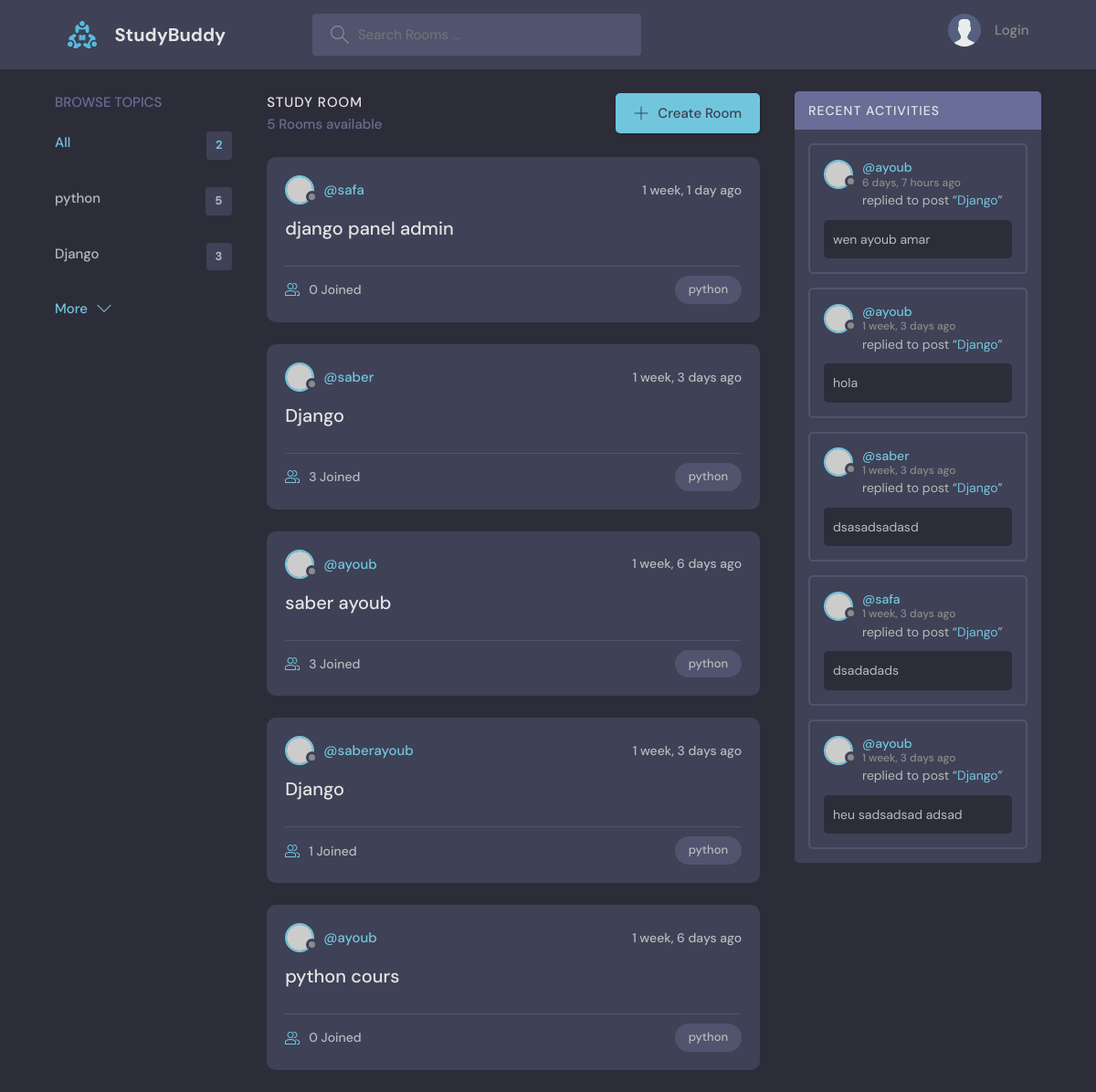
Page /?q=python on the earlier database version.
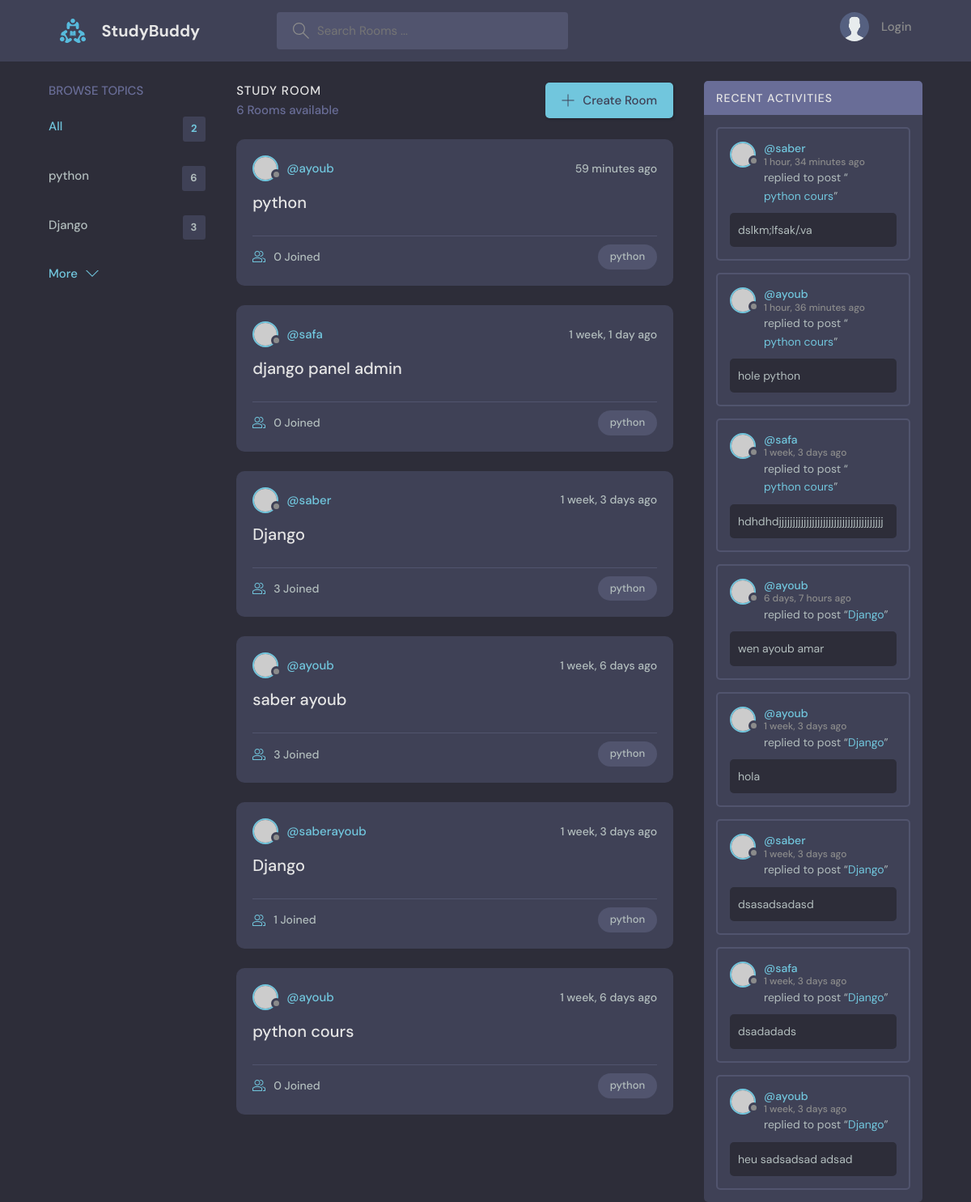
Same page on the later database version.
### base/models.py (models this page shows, shortened)
class Topic(models.Model):
    name = models.CharField(max_length=200)

class Room(models.Model):
    host = models.ForeignKey(User, on_delete=models.SET_NULL,null=True)
    topic = models.ForeignKey(Topic, on_delete=models.SET_NULL,null=True)
    name= models.CharField(max_length=200)
    description = models.TextField(null=True, blank=True)
    participants = models.ManyToManyField(User,related_name='participants',blank=True)
    updated = models.DateTimeField(auto_now=True)
    created = models.DateTimeField(auto_now_add=True)
    def __str__(self):
        return self.name
    class Meta:
        ordering = ['-updated','-created']

class Message(models.Model):
    user = models.ForeignKey(User, on_delete=models.CASCADE)
    room = models.ForeignKey(Room,on_delete= models.CASCADE)
    body = models.TextField()
    updated = models.DateTimeField(auto_now=True)
    created = models.DateTimeField(auto_now_add=True)
    class Meta:
        ordering = ['-updated','-created']

### base/views.py (the view)
# urls.py: path('', views.home, name="home"),
def home(request):
    q = request.GET.get('q') if request.GET.get('q') != None else ''
    rooms = Room.objects.filter(
        Q(topic__name__icontains=q)|
        Q(name__icontains=q)|
        Q(description__icontains=q)
    )
    room_count = rooms.count()
    topics = Topic.objects.all()
    room_messages= Message.objects.filter(Q(room__topic__name__icontains=q))
    context = {'rooms':rooms,'topics':topics,'room_count':room_count,'room_messages':room_messages}
    return render(request, 'base/home.html',context,)

### base/templates/base/home.html (shortened to what this page needs)
{% extends 'main.html' %}
{% block content %}
    <main class="layout layout--3">
      <div class="container">
        {% include 'base/topics_component.html' %}
        <div class="roomList">
          <div class="roomList__header">
            <div>
              <h2>Study Room</h2>
              <p>{{room_count}} Rooms available</p>
            </div>
            <a class="btn btn--main" href="{% url 'create-room' %}">
              <svg version="1.1" xmlns="http://www.w3.org/2000/svg" width="32" height="32" viewBox="0 0 32 32">
                <title>add</title>
                <path
                  d="M16.943 0.943h-1.885v14.115h-14.115v1.885h14.115v14.115h1.885v-14.115h14.115v-1.885h-14.115v-14.115z"
                ></path>
              </svg>
              Create Room
            </a>
          </div>
          {% include 'base/feed_component.html' %}
        </div>
        {% include 'base/activity_component.html' %}
      </div>
    </main>
{% endblock %}

### base/templates/base/topics_component.html
    <div class="topics">
        <div class="topics__header">
        <h2>Browse Topics</h2>
        </div>
        <ul class="topics__list">
        <li>
            <a href="/" class="active">All <span>{{topics.count}}</span></a>
        </li>
        {% for topic in topics %}
        <li>
            <a href="{% url 'home' %}?q={{topic.name}}">{{topic.name}} <span>{{topic.room_set.all.count}}</span></a>
        </li>
        {% endfor %}
        </ul>
        <a class="btn btn--link" href="topics.html">
        More
        <svg version="1.1" xmlns="http://www.w3.org/2000/svg" width="32" height="32" viewBox="0 0 32 32">
            <title>chevron-down</title>
            <path d="M16 21l-13-13h-3l16 16 16-16h-3l-13 13z"></path>
        </svg>
        </a>
    </div>

### base/templates/base/feed_component.html (shortened to what this page needs)
{% for room in rooms %}
<div class="roomListRoom">
            <div class="roomListRoom__header">
              <a href="{% url 'user-profile' room.host.id %}" class="roomListRoom__author">
                <div class="avatar avatar--small">
                  <img src="https://randomuser.me/api/portraits/women/11.jpg" />
                </div>
                <span>@{{room.host.username}}</span>
              </a>
              <div class="roomListRoom__actions">
                <span>{{room.created|timesince}} ago</span>
              </div>
            </div>
            <div class="roomListRoom__content">
              <a href="{% url 'room' room.id %}">{{room.name}}</a>
            </div>
            <div class="roomListRoom__meta">
              <a href="{% url 'room' room.id %}"class="roomListRoom__joined">
                {{room.participants.all.count}} Joined
              </a>
              <p class="roomListRoom__topic">{{room.topic.name}}</p>
            </div>
          </div>
{% endfor %}

### base/templates/base/activity_component.html (shortened to what this page needs)
<div class="activities">
    <div class="activities__header">
        <h2>Recent Activities</h2>
    </div>
    {% for message in room_messages %}
    <div class="activities__box">
        <div class="activities__boxHeader roomListRoom__header">
        <a href="{% url 'user-profile' message.user.id %}" class="roomListRoom__author">
            <div class="avatar avatar--small">
            <img src="https://randomuser.me/api/portraits/women/11.jpg" />
            </div>
            <p>
            @{{message.user}}
            <span>{{message.created|timesince}} ago</span>
            </p>
        </a>
        </div>
        <div class="activities__boxContent">
        <p>replied to post “<a href="{% url 'room' message.room.id %}">{{message.room}}</a>”</p>
        <div class="activities__boxRoomContent">
            {{message.body}}
        </div>
        </div>
    </div>
    {% endfor %}
</div>

Differences in the rows shown:
computed for Topic "python": room_set.all.count "5" → "6"
added Room: host.username "ayoub", created "59 minutes", name "python", participants.all.count "0", topic.name "python"
added Message: user "saber", created "1 hour, 34 minutes", room "python cours", body "dslkm;lfsak/.va"
added Message: user "ayoub", created "1 hour, 36 minutes", room "python cours", body "hole python"
now on this page (row edited): Message: user "safa", created "1 week, 3 days", room "python cours", body "hdhdhdjjjjjjjjjjjjjjjjjjjjjjjjjjjjjjjjjjjjjj"
Other differences:
{{ room_count }}: "5" → "6"
